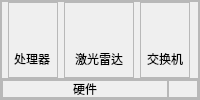
                   <widget class="QFrame" name="frame_205">
                    <property name="minimumSize">
                     <size>
                      <width>200</width>
                      <height>0</height>
                     </size>
                    </property>
                    <property name="styleSheet">
                     <string notr="true">#frame_2{
	border: 1px solid rgb(127,127,127);
}</string>
                    </property>
                    <property name="frameShape">
                     <enum>QFrame::StyledPanel</enum>
                    </property>
                    <property name="frameShadow">
                     <enum>QFrame::Raised</enum>
                    </property>
                    <layout class="QVBoxLayout" name="verticalLayout_102">
                     <property name="spacing">
                      <number>0</number>
                     </property>
                     <property name="leftMargin">
                      <number>0</number>
                     </property>
                     <property name="topMargin">
                      <number>0</number>
                     </property>
                     <property name="rightMargin">
                      <number>0</number>
                     </property>
                     <property name="bottomMargin">
                      <number>0</number>
                     </property>
                     <item>
                      <widget class="QFrame" name="frame_206">
                       <property name="frameShape">
                        <enum>QFrame::StyledPanel</enum>
                       </property>
                       <property name="frameShadow">
                        <enum>QFrame::Raised</enum>
                       </property>
                       <layout class="QHBoxLayout" name="horizontalLayout_56">
                        <property name="spacing">
                         <number>0</number>
                        </property>
                        <property name="leftMargin">
                         <number>0</number>
                        </property>
                        <property name="topMargin">
                         <number>0</number>
                        </property>
                        <property name="rightMargin">
                         <number>0</number>
                        </property>
                        <property name="bottomMargin">
                         <number>0</number>
                        </property>
                        <item>
                         <widget class="QFrame" name="exit_btn_69">
                          <property name="maximumSize">
                           <size>
                            <width>50</width>
                            <height>16777215</height>
                           </size>
                          </property>
                          <property name="frameShape">
                           <enum>QFrame::StyledPanel</enum>
                          </property>
                          <property name="frameShadow">
                           <enum>QFrame::Raised</enum>
                          </property>
                          <layout class="QVBoxLayout" name="_53">
                           <property name="spacing">
                            <number>0</number>
                           </property>
                           <property name="leftMargin">
                            <number>0</number>
                           </property>
                           <property name="topMargin">
                            <number>0</number>
                           </property>
                           <property name="rightMargin">
                            <number>0</number>
                           </property>
                           <property name="bottomMargin">
                            <number>0</number>
                           </property>
                           <item alignment="Qt::AlignHCenter|Qt::AlignVCenter">
                            <widget class="QPushButton" name="menu_icon_button_142">
                             <property name="maximumSize">
                              <size>
                               <width>30</width>
                               <height>30</height>
                              </size>
                             </property>
                             <property name="styleSheet">
                              <string notr="true">background:none;
border:none;
</string>
                             </property>
                             <property name="text">
                              <string/>
                             </property>
                             <property name="icon">
                              <iconset resource="res.qrc">
                               <normaloff>:/images/images/hardware-01.png</normaloff>:/images/images/hardware-01.png</iconset>
                             </property>
                             <property name="iconSize">
                              <size>
                               <width>30</width>
                               <height>30</height>
                              </size>
                             </property>
                            </widget>
                           </item>
                           <item alignment="Qt::AlignHCenter">
                            <widget class="QLabel" name="label_83">
                             <property name="text">
                              <string>处理器</string>
                             </property>
                            </widget>
                           </item>
                          </layout>
                         </widget>
                        </item>
                        <item>
                         <widget class="QFrame" name="exit_btn_70">
                          <property name="maximumSize">
                           <size>
                            <width>70</width>
                            <height>16777215</height>
                           </size>
                          </property>
                          <property name="frameShape">
                           <enum>QFrame::StyledPanel</enum>
                          </property>
                          <property name="frameShadow">
                           <enum>QFrame::Raised</enum>
                          </property>
                          <layout class="QVBoxLayout" name="_54">
                           <property name="spacing">
                            <number>0</number>
                           </property>
                           <property name="leftMargin">
                            <number>0</number>
                           </property>
                           <property name="topMargin">
                            <number>0</number>
                           </property>
                           <property name="rightMargin">
                            <number>0</number>
                           </property>
                           <property name="bottomMargin">
                            <number>0</number>
                           </property>
                           <item alignment="Qt::AlignHCenter|Qt::AlignVCenter">
                            <widget class="QPushButton" name="menu_icon_button_143">
                             <property name="maximumSize">
                              <size>
                               <width>30</width>
                               <height>30</height>
                              </size>
                             </property>
                             <property name="styleSheet">
                              <string notr="true">background:none;
border:none;
</string>
                             </property>
                             <property name="text">
                              <string/>
                             </property>
                             <property name="icon">
                              <iconset resource="res.qrc">
                               <normaloff>:/images/images/hardware-02.png</normaloff>:/images/images/hardware-02.png</iconset>
                             </property>
                             <property name="iconSize">
                              <size>
                               <width>30</width>
                               <height>30</height>
                              </size>
                             </property>
                            </widget>
                           </item>
                           <item alignment="Qt::AlignHCenter">
                            <widget class="QLabel" name="label_84">
                             <property name="text">
                              <string>激光雷达</string>
                             </property>
                            </widget>
                           </item>
                          </layout>
                         </widget>
                        </item>
                        <item>
                         <widget class="QFrame" name="exit_btn_71">
                          <property name="maximumSize">
                           <size>
                            <width>50</width>
                            <height>16777215</height>
                           </size>
                          </property>
                          <property name="frameShape">
                           <enum>QFrame::StyledPanel</enum>
                          </property>
                          <property name="frameShadow">
                           <enum>QFrame::Raised</enum>
                          </property>
                          <layout class="QVBoxLayout" name="_55">
                           <property name="spacing">
                            <number>0</number>
                           </property>
                           <property name="leftMargin">
                            <number>0</number>
                           </property>
                           <property name="topMargin">
                            <number>0</number>
                           </property>
                           <property name="rightMargin">
                            <number>0</number>
                           </property>
                           <property name="bottomMargin">
                            <number>0</number>
                           </property>
                           <item alignment="Qt::AlignHCenter|Qt::AlignVCenter">
                            <widget class="QPushButton" name="menu_icon_button_144">
                             <property name="maximumSize">
                              <size>
                               <width>30</width>
                               <height>30</height>
                              </size>
                             </property>
                             <property name="styleSheet">
                              <string notr="true">background:none;
border:none;
</string>
                             </property>
                             <property name="text">
                              <string/>
                             </property>
                             <property name="icon">
                              <iconset resource="res.qrc">
                               <normaloff>:/images/images/hardware-03.png</normaloff>:/images/images/hardware-03.png</iconset>
                             </property>
                             <property name="iconSize">
                              <size>
                               <width>30</width>
                               <height>30</height>
                              </size>
                             </property>
                            </widget>
                           </item>
                           <item alignment="Qt::AlignHCenter">
                            <widget class="QLabel" name="label_85">
                             <property name="text">
                              <string>交换机</string>
                             </property>
                            </widget>
                           </item>
                          </layout>
                         </widget>
                        </item>
                       </layout>
                      </widget>
                     </item>
                     <item>
                      <widget class="QFrame" name="frame_207">
                       <property name="maximumSize">
                        <size>
                         <width>16777215</width>
                         <height>20</height>
                        </size>
                       </property>
                       <property name="frameShape">
                        <enum>QFrame::StyledPanel</enum>
                       </property>
                       <property name="frameShadow">
                        <enum>QFrame::Raised</enum>
                       </property>
                       <layout class="QHBoxLayout" name="horizontalLayout_57">
                        <property name="spacing">
                         <number>0</number>
                        </property>
                        <property name="leftMargin">
                         <number>0</number>
                        </property>
                        <property name="topMargin">
                         <number>0</number>
                        </property>
                        <property name="rightMargin">
                         <number>0</number>
                        </property>
                        <property name="bottomMargin">
                         <number>0</number>
                        </property>
                        <item>
                         <widget class="QFrame" name="frame_208">
                          <property name="frameShape">
                           <enum>QFrame::StyledPanel</enum>
                          </property>
                          <property name="frameShadow">
                           <enum>QFrame::Raised</enum>
                          </property>
                          <layout class="QVBoxLayout" name="verticalLayout_103">
                           <property name="spacing">
                            <number>0</number>
                           </property>
                           <property name="leftMargin">
                            <number>0</number>
                           </property>
                           <property name="topMargin">
                            <number>0</number>
                           </property>
                           <property name="rightMargin">
                            <number>0</number>
                           </property>
                           <property name="bottomMargin">
                            <number>0</number>
                           </property>
                           <item>
                            <widget class="QLabel" name="label_86">
                             <property name="text">
                              <string>硬件</string>
                             </property>
                             <property name="alignment">
                              <set>Qt::AlignCenter</set>
                             </property>
                            </widget>
                           </item>
                          </layout>
                         </widget>
                        </item>
                        <item>
                         <widget class="QFrame" name="frame_209">
                          <property name="maximumSize">
                           <size>
                            <width>30</width>
                            <height>16777215</height>
                           </size>
                          </property>
                          <property name="frameShape">
                           <enum>QFrame::StyledPanel</enum>
                          </property>
                          <property name="frameShadow">
                           <enum>QFrame::Raised</enum>
                          </property>
                          <layout class="QVBoxLayout" name="verticalLayout_104">
                           <property name="spacing">
                            <number>0</number>
                           </property>
                           <property name="leftMargin">
                            <number>0</number>
                           </property>
                           <property name="topMargin">
                            <number>0</number>
                           </property>
                           <property name="rightMargin">
                            <number>0</number>
                           </property>
                           <property name="bottomMargin">
                            <number>0</number>
                           </property>
                           <item>
                            <widget class="QPushButton" name="menu_icon_button_145">
                             <property name="maximumSize">
                              <size>
                               <width>30</width>
                               <height>30</height>
                              </size>
                             </property>
                             <property name="styleSheet">
                              <string notr="true">background:none;
border:none;
</string>
                             </property>
                             <property name="text">
                              <string/>
                             </property>
                             <property name="icon">
                              <iconset resource="res.qrc">
                               <normaloff>:/images/images/btnarrow.png</normaloff>:/images/images/btnarrow.png</iconset>
                             </property>
                             <property name="iconSize">
                              <size>
                               <width>20</width>
                               <height>20</height>
                              </size>
                             </property>
                            </widget>
                           </item>
                          </layout>
                         </widget>
                        </item>
                       </layout>
                      </widget>
                     </item>
                    </layout>
                   </widget>
